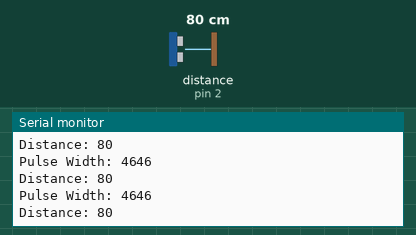
Recording of a sketch running on a simulated Arduino Uno, built with avr-gcc and run on an emulated ATmega328P. Shown: the last lines printed to the serial monitor. Wiring (inferred from the names in the program): ultrasonic range finder: trigger pin 4; echo pin 2. The inputs (shaded band) are chosen by the test bench; at power-on: distance to the obstacle (sensor on pin 2) 80 cm. The echo pulse lasts 58.3 µs per cm.

Above: at 1.2 s.
1.3 s: distance to the obstacle (sensor on pin 2) set to 120 cm
At 1.8 s:
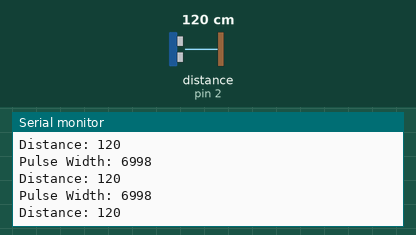
4.3 s: distance to the obstacle (sensor on pin 2) set to 35 cm
At 4.8 s:
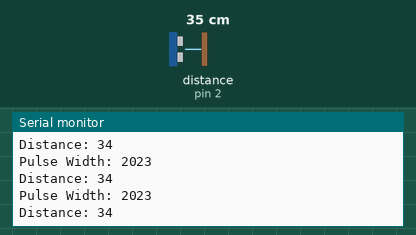
7.3 s: distance to the obstacle (sensor on pin 2) set to 250 cm
At 7.41 s:
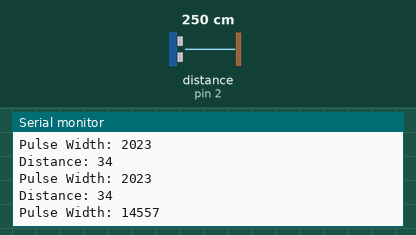
Timing chart, 0 to 10.3 s (numbered marks = the images above; inputs shaded):
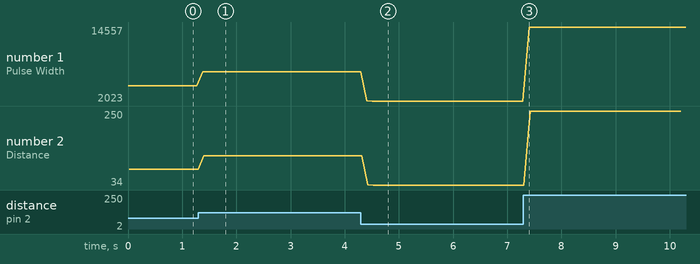

Measured:
- after the input at 1.3 s, the serial monitor: prints a new line after 0.08 s (image 1)
- after the input at 4.3 s, the serial monitor: prints a new line after 0.10 s (image 2)
- after the input at 7.3 s, the serial monitor: prints a new line after 0.10 s (image 3)
- plotted number 1: 4646 → 6998 after the input at 1.3 s, 6998 → 2023 after the input at 4.3 s, 2023 → 14557 after the input at 7.3 s
- plotted number 2: 80 → 120 after the input at 1.3 s, 120 → 34 after the input at 4.3 s, 34 → 250 after the input at 7.3 s

The sketch:

Assignment_3.ino
```cpp
void setup() {
  Serial.begin(9600);
  pinMode(4, OUTPUT); // 4 = Trig
  pinMode(2, INPUT); // 2 = Echo
}

void loop() {
  digitalWrite(4, HIGH);
  delayMicroseconds(10);
  digitalWrite(4, LOW);

  int pulseWidth = pulseIn(2, HIGH);

  Serial.print("Pulse Width: ");
  Serial.println(pulseWidth);
  long distance = pulseWidth/29/2;
  Serial.print("Distance: ");
  Serial.println(distance);
  delay(100);
}
```
